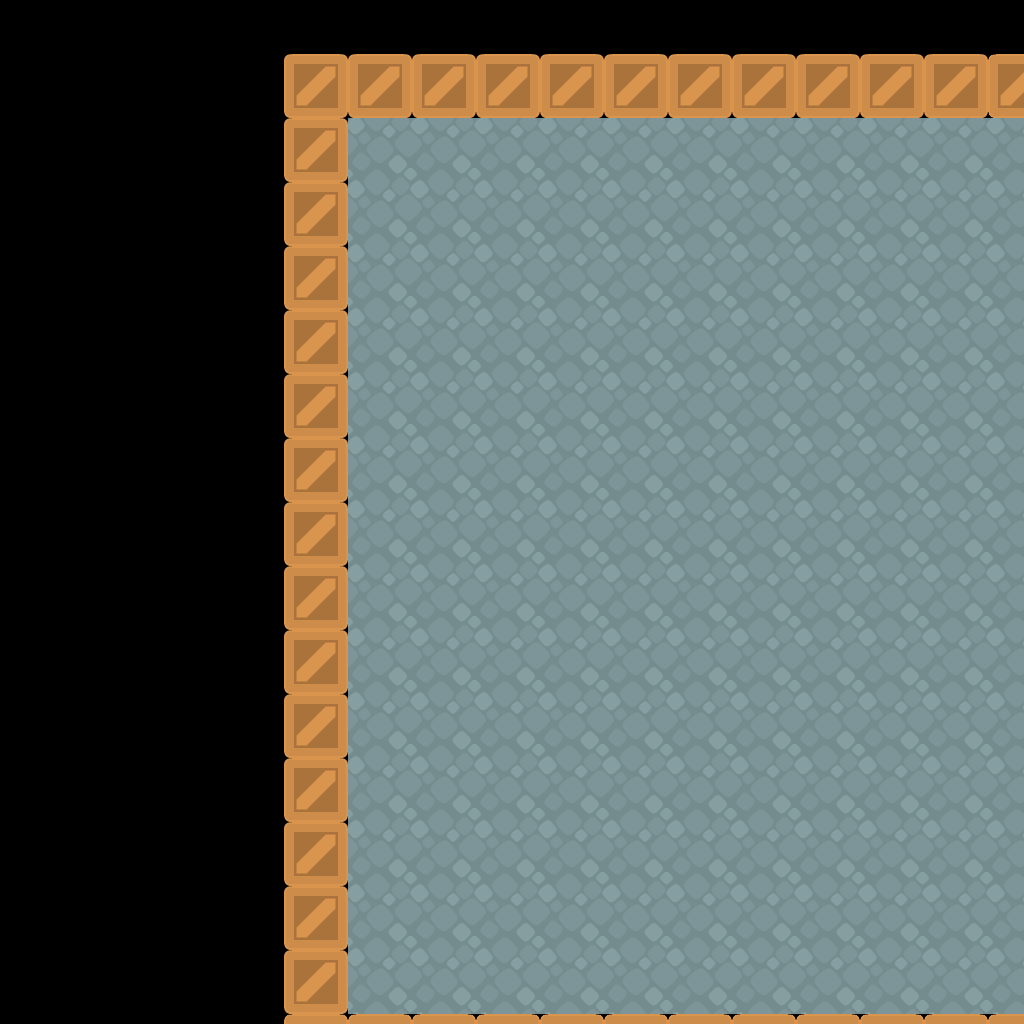

This game map was drawn from its Tiled (.tmx) file and the tilesets committed beside it. A one-line description and the full map source follow:
An orthogonal 16x16 tile map with 64x64 px tiles, 1 tile layer (타일 레이어 1).

<map version="1.0" tiledversion="2017.10.11" orientation="orthogonal" renderorder="right-down" width="16" height="16" tilewidth="64" tileheight="64" infinite="0" nextobjectid="1">
 <tileset firstgid="1" source="untitled.tsx" />
 <layer name="타일 레이어 1" width="16" height="16" offsetx="284" offsety="54">
  <data encoding="csv">
2,2,2,2,2,2,2,2,2,2,2,2,2,2,2,2,
2,90,90,90,90,90,90,90,90,90,90,90,90,90,90,2,
2,90,90,90,90,90,90,90,90,90,90,90,90,90,90,2,
2,90,90,90,90,90,90,90,90,90,90,90,90,90,90,2,
2,90,90,90,90,90,90,90,90,90,90,90,90,90,90,2,
2,90,90,90,90,90,90,90,90,90,90,90,90,90,90,2,
2,90,90,90,90,90,90,90,90,90,90,90,90,90,90,2,
2,90,90,90,90,90,90,90,90,90,90,90,90,90,90,2,
2,90,90,90,90,90,90,90,90,90,90,90,90,90,90,2,
2,90,90,90,90,90,90,90,90,90,90,90,90,90,90,2,
2,90,90,90,90,90,90,90,90,90,90,90,90,90,90,2,
2,90,90,90,90,90,90,90,90,90,90,90,90,90,90,2,
2,90,90,90,90,90,90,90,90,90,90,90,90,90,90,2,
2,90,90,90,90,90,90,90,90,90,90,90,90,90,90,2,
2,90,90,90,90,90,90,90,90,90,90,90,90,90,90,2,
2,2,2,2,2,2,2,2,2,2,2,2,2,2,2,2
</data>
 </layer>
</map>
